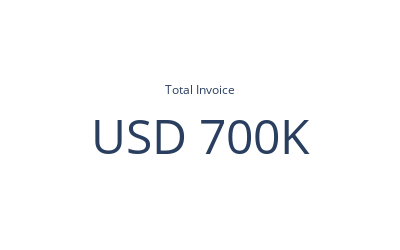

Notebook source saved alongside this figure:
### Code cell
# Create an indicator chart
fig = go.Figure(go.Indicator(
    mode="number",  # Display only the number
    value=value_in_k,  # Display the value in thousands
    title={"text": "Total Invoice"},
    number={"prefix": "USD ", "suffix": "K", "font": {"size": 48}},  # Add prefix and suffix
    domain={"x": [0, 1], "y": [0, 1]}
))

# Update layout for better scaling
fig.update_layout(
    height=250,
    width=400,
    template='plotly_white'
)

# Show the chart
fig.show()

### Figure 1 — Plotly figure (JSON) as saved in the notebook; plotly's stock layout.template omitted (floating-point values rounded to 4 significant figures)
{"data": [{"domain": {"x": [0, 1], "y": [0, 1]}, "mode": "number", "number": {"font": {"size": 48}, "prefix": "USD ", "suffix": "K"}, "title": {"text": "Total Invoice"}, "type": "indicator", "value": 699.9}], "layout": {"height": 250, "width": 400}}
